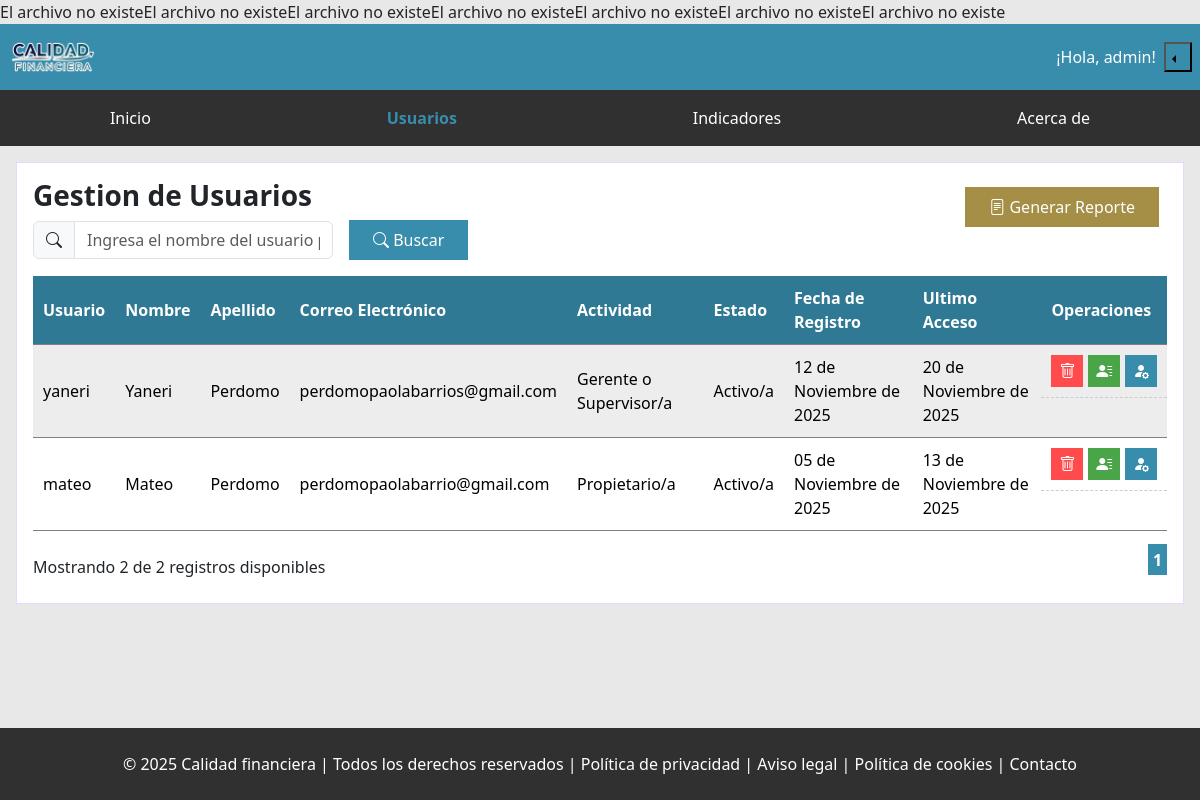
The app's page /admin/users/1 (signed in) with its own data.
### tables this page shows
CREATE TABLE `usuarios_cf` (
  `id_usuario` int(10) NOT NULL,
  `id_rol` int(10) DEFAULT NULL,
  `usuario` varchar(45) DEFAULT NULL,
  `clave` varchar(255) DEFAULT NULL,
  `fecha_creacion` datetime DEFAULT NULL,
  `ultimo_acceso` datetime DEFAULT NULL,
  `estado` bit(1) NOT NULL DEFAULT b'1'
);

CREATE TABLE `personas` (
  `id_persona` int(10) NOT NULL,
  `id_actividad` int(10) DEFAULT NULL,
  `id_usuario` int(10) DEFAULT NULL,
  `nombre` varchar(40) DEFAULT NULL,
  `apellido` varchar(40) DEFAULT NULL,
  `correo_electronico` varchar(255) DEFAULT NULL
);

CREATE TABLE `actividades` (
  `id_actividad` int(10) NOT NULL,
  `actividad` varchar(30) DEFAULT NULL
);

### app/Controllers/AdminController.php (called while the page is built, shortened)
<?php
class AdminController extends Controller
{
   public function users($page)
   {
      $show_users = new AdminModel();
      $show_users->ShowUsers($page);
      return $this->view('admin.users', [
         'HTML' => $show_users->HTML,
         'header_jump' => '../',
         'sidebar_jump' => '../',
         'header_break' => '../',
         'header_break_login' => '../../',
         'searchUsers' => false,
         'nameUser' => ''
      ]);
   }
}

### routes/web.php (called while the page is built, shortened)
<?php
Route::dispatch();
?>

### public/index.php (called while the page is built)
<?php
    require_once '../autoload.php';
    require_once '../routes/web.php';
?>

### lib/DataBase.php (called while the page is built, shortened)
<?php
class Database
{
    private $host = 'localhost';
    private $dbName = 'calidad_financiera';
    private $user = 'root';
    private $password = '';
    public function __construct()
    {
        try {
            $this->pdo = new PDO("mysql:host=$this->host;dbname=$this->dbName", $this->user, $this->password);
        } catch (PDOException $ex) {
            throw new Exception("Error de conexión: " . $ex->getMessage());
        }
    }
}
?>

### app/Models/utilities.php (called while the page is built, shortened)
<?php
class utilities {
    public static function generacion_fecha($valor = null)
    {
        if ($valor != null) {
            $data = substr($valor, 0, 10);
            $completion_date = explode('-', $data);
            $writtenEveryMonth = array(
                '01' => 'Enero',
                '02' => 'Febrero',
                '03' => 'Marzo',
                '04' => 'Abril',
                '05' => 'Mayo',
                '06' => 'Junio',
                '07' => 'Julio',
                '08' => 'Agosto',
                '09' => 'Septiembre',
                '10' => 'Octubre',
                '11' => 'Noviembre',
                '12' => 'Diciembre'
            );
            $monthWritten = $writtenEveryMonth[$completion_date[1]];
            return $data = $completion_date[2] . ' de ' . $monthWritten . ' de ' . $completion_date[0];
        } else {
            return 'N/A';
        }
    }
}
?>

### app/Controllers/Controller.php (called while the page is built, shortened)
<?php
class Controller
{
    public function view($route, $data = [])
    {
        extract($data);
        $route = str_replace('.', '/', $route);
        if (file_exists("../resources/views/{$route}.php")) {
            $content = ob_get_clean();
            return $content;
        } else {
            return 'El archivo no existe';
        }
    }
}

### app/Models/AdminModel.php (the view, shortened to what this page needs)
<?php
class AdminModel extends Database
{
    public function ShowUsers($page = 1)
    {
        $current_page = $page;
        $count_users_query = 'SELECT COUNT(*) as total_usuarios_cf FROM usuarios_cf WHERE id_rol = 1';
        $count_users_stmt = $this->pdo->prepare($count_users_query);
        $count_users_stmt->execute();
        $row_total_users = $count_users_stmt->fetch(PDO::FETCH_ASSOC);
        $total_records = $row_total_users['total_usuarios_cf'];
        $records_page = 5;
        $total_pages = ceil($total_records / $records_page);
        $get_users_query = 'SELECT * FROM
                            personas
                        INNER JOIN
                            usuarios_cf
                        ON
                            personas.id_usuario = usuarios_cf.id_usuario
                        INNER JOIN
                            actividades
                        ON
                            personas.id_actividad = actividades.id_actividad
                        ORDER BY usuarios_cf.id_usuario DESC
                        LIMIT
                            :inicio, :registros_por_pagina';
        $start = ($current_page - 1) * $records_page;
        $get_users_stmt = $this->pdo->prepare($get_users_query);
        $get_users_stmt->bindParam(':inicio', $start, PDO::PARAM_INT);
        $get_users_stmt->bindParam(':registros_por_pagina', $records_page, PDO::PARAM_INT);
        $get_users_stmt->execute();
        $this->HTML = '';
        if ($get_users_stmt->rowCount() > 0) {
            $row_users = $get_users_stmt->fetchAll(PDO::FETCH_ASSOC);
            foreach ($row_users as $row) {
                $created_at = utilities::generacion_fecha($row['fecha_creacion']);
                $created_at_last_session = utilities::generacion_fecha($row['ultimo_acceso']);
                $status = $row['estado'] == 1 ? 'Activo/a' : 'Desactivado/a';
                $this->HTML .= "<tr class='show'>";
                $this->HTML .= '<td >'.$row['usuario'].'</td>';
                $this->HTML .= '<td>'.$row['nombre'].'</td>';
                $this->HTML .= '<td>'.$row['apellido'].'</td>';
                $this->HTML .= '<td>'.$row['correo_electronico'].'</td>';
                $this->HTML .= '<td>'.$row['actividad'].'</td>';
                $this->HTML .= '<td>'.$status.'</td>';
                $this->HTML .= '<td>'.$created_at ?? 'N/A'.'</td>';
                $this->HTML .= '<td>'.$created_at_last_session ?? 'N/A'.'</td>';
                $this->HTML .= "<td class='operations'>";
                $this->HTML .= "
        <button class='  button--delete' data-model='js' data-id-user='".$row['id_usuario']."'
        data-id-person='".$row['id_persona']."'>
                                <i class='bi bi-trash ' ></i>
                              </button>
                              ";
                $this->HTML .= "<a href='../../admin/".$row['id_usuario']."-user/modify'>
                            <button class='button--modify'>
                              <i class='bi bi-person-lines-fill'></i>
                            </button>
                        </a>
                        ";
                          $estado = $row['estado'];
        $this->HTML .= "
                      <button class='  button--azul'  style='padding:0.5rem'
                              data-model='js_change_state_guest'
                              data-id-user='" . $row['id_usuario'] . "' data-state='$estado' >
                               <i class='bi bi-person-fill-gear'></i>
                      </button>";
                $this->HTML .= '</td>';
                $this->HTML .= '</tr>';
            }
        } else {
            $this->HTML .= '<p>No hay registros disponibles en este momento.</p>';
        }
        $this->HTML .= ' </table> </section>';
        $this->HTML .= "<section class='d-flex justify-content-between align-items-center'>";
        if ($total_records == 0) {
        } else {
            $get_users_stmt->rowCount() == 0 ? $display_log_message = 'registro disponible' : $display_log_message = 'registros disponibles';
            if ($get_users_stmt->rowCount() == 0) {
            } else {
                $this->HTML .= "<span class='show_quantity'> Mostrando ".$get_users_stmt->rowCount().' de '.$total_records."
                        <span class='show_quantity__message'> ".$display_log_message."
                        </span>
                      </span>
                        <nav class='navigation--egress navigation'>
                          <ul class='pagination'>";
                for ($i = 1; $i <= $total_pages; $i++) {
                    $this->HTML .= "<li class='page__item'>
                                            <a href='./".$i."' class='page__link '>".($i == $current_page ? '<b class="page__link--selected">'.$i.'</b>' : $i).'</a>
                                        </li>';
                }
                if ($current_page < $total_pages) {
                    $this->HTML .= "<li class='page__item'><a href='./".($current_page + 1)."' class='page__link '>Siguiente</a>
                                            </li>
                                        </ul>
                                    </nav>";
                } else {
                    $this->HTML .= '</ul></nav>';
                }
            }
            $this->HTML .= ' </section>';
        }
    }
}

### lib/Route.php (shortened to what this page needs)
<?php
class Route
{
    private static $routes = [
        'GET' => [],
        'POST' => []
    ];
    public static function get($uri, $callback)
    {
        $uri = trim($uri, '/');
        self::$routes['GET'][$uri] = $callback;
    }
    public static function post($uri, $callback)
    {
        $uri = trim($uri, '/');
        self::$routes['POST'][$uri] = $callback;
    }
    public static function dispatch()
    {
        $uri = $_SERVER['REQUEST_URI'];
        $uri = trim($uri, '/');
        $uri = str_replace('calidad-financiera/public/', "", $uri);
        $method = $_SERVER['REQUEST_METHOD'];
        foreach (self::$routes[$method] as $routeUri => $callback) {
            if (strpos($routeUri, ':') !== false) {
                $routeUri = preg_replace('#:[a-zA-Z]+#', '([a-zA-Z0-9]+)', $routeUri);
            }
            if (preg_match("#^$routeUri$#", $uri, $matches)) {
                $params = array_slice($matches, 1);
                if (is_array($callback)) {
                    $controller = new $callback[0];
                    $response = $controller->{$callback[1]}(...$params);
                } elseif (is_callable($callback)) {
                    $response = $callback(...$params);
                } else {
                    throw new \Exception("Callback no válido");
                }
                if (is_array($response) || is_object($response)) {
                    header('Content-Type: application/json');
                    echo json_encode($response);
                } else {
                    echo $response;
                }
                return;
            }
        }
    }
}

### public/css/components/_buttons.css (style rules this page uses)
button { border-radius: 0rem !important; background: none; }
.button--azul { background: var(--color-azul); }
.button--azul { background: var(--color-azul); padding: 0.5rem 1.5rem; color: white; border: 0rem; }
.button--delete { background: #ff4b4b; color: white; border: none; padding: 0.5rem; }
.button--modify { background: #4aa448; color: white; border: none; padding: 0.5rem; }

### public/css/components/_body.css (style rules this page uses)
body { display: block; height: 100%; background: #e8e8e8 !important; display: flex; flex-direction: column; height: 100%; }

### public/css/components/_pagination.css (style rules this page uses)
.page__link { text-decoration: none; color: black; }
.page__link--selected { background: var(--color-azul); padding: 0.3rem; color: white; }
.pagination { gap:0.4rem; }
.operations { display: flex !important; gap: 0.3rem; }

### public/css/components/_table.css (style rules this page uses)
.dataTable td, .dataTable th { padding: 0.625em; line-height: 1.5em; border-bottom: 1px dashed #ccc; box-sizing: border-box; overflow-x: hidden; overflow-y: auto; }
.dataTable tbody tr { display: table-cell; }
.dataTable tbody td { display: block; }
.dataTable tr:nth-child(odd) { background: rgba(0, 0, 0, 0.07); }
@media screen and (min-width: 992px) { .dataTable thead tr, .dataTable tbody tr { display: table-row; } }
@media screen and (min-width: 992px) { .dataTable th, .dataTable tbody td { display: table-cell; } }
@media screen and (min-width: 992px) { .dataTable td, .dataTable th { width: auto; } }

### records on screen
usuarios_cf: usuario "yaneri", estado "Activo/a", fecha_creacion "12 de Noviembre de 2025", ultimo_acceso "20 de Noviembre de 2025"
personas: nombre "Yaneri", apellido "Perdomo", correo_electronico "perdomopaolabarrios@gmail.com"
actividades: actividad "Gerente o Supervisor/a"
usuarios_cf: usuario "mateo", estado "Activo/a", fecha_creacion "05 de Noviembre de 2025", ultimo_acceso "13 de Noviembre de 2025"
personas: nombre "Mateo", apellido "Perdomo", correo_electronico "perdomopaolabarrio@gmail.com"
actividades: actividad "Propietario/a"

### other values on screen
$total_records "2"
$display_log_message "registros disponibles"
